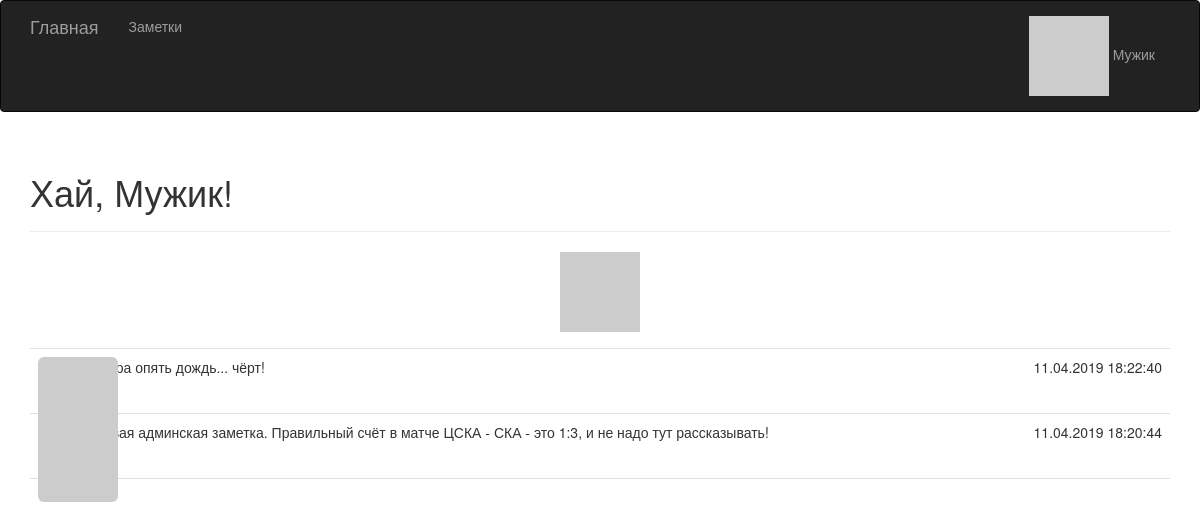
/ (signed in), run on the app's committed database.
### main.py (models this page shows, shortened)
class User(UserMixin, db.Model):
    __tablename__ = 'users'
    id = db.Column(db.Integer, primary_key=True)
    username = db.Column(db.String(64), unique=True, index=True)
    password_hash = db.Column(db.String(128))
    posts = db.relationship('Post', backref='author', lazy='dynamic')
    @property
    def password(self):
        raise AttributeError('пароль прочесть нельзя.')
    def gravatar(self, size=100):
        url = 'https://robohash.org/'
        return url + self.username + '?size={}x{}'.format(size, size)
    def robohash(self, size=200):
        url = 'https://robohash.org/'
        return url + self.username + '?size={}x{}'.format(size, size)

class Post(db.Model):
    __tablename__ = 'posts'
    id = db.Column(db.Integer, primary_key=True)
    body = db.Column(db.Text)
    timestamp = db.Column(db.DateTime, index=True, default=datetime.utcnow)
    author_id = db.Column(db.Integer, db.ForeignKey('users.id'))

### main.py (the view)
@app.route('/', methods=['GET', 'POST'])
def index():
    admin_posts = Post.query.filter_by(author_id=1).order_by(Post.timestamp.desc()).all()
    return render_template('index.html', posts=admin_posts)

### main.py (called while the page is built)
@app.context_processor
def inject_app_name():
    return dict(app_name="Заметки")

@login_manager.user_loader
def load_user(user_id):
    return User.query.get(int(user_id))

### templates/index.html (shortened to what this page needs)
{% extends "base.html" %}
{% import "bootstrap/wtf.html" as wtf %}
{% block page_content %}
<div class="page-header">
    <h1>
        Хай,
        {% if current_user.is_authenticated %}
            {{ current_user.username }}!
        {% else %}
        Герлс!
        {% endif %}
    </h1>
</div>
{% if current_user.is_authenticated %}
<div>
    <p class="text-center"><img src="{{ current_user.robohash(size=200) }}"></p>
</div>
{% endif %}
{% include "_posts.html" %}
{% endblock %}

### templates/base.html (shortened to what this page needs)
{% extends "bootstrap/base.html" %}
{% block head %}
{{ super() }}
<link rel="stylesheet" type="text/css" href="{{ url_for('static', filename='style.css') }}">
{% endblock %}
{% block navbar %}
<div class="navbar navbar-inverse" role="navigation">
   <div class="container">
      <div class="navbar-header">
         <a class="navbar-brand" href="/">Главная</a>
      </div>
      <div class="navbar-collapse collapse">
         <ul class="nav navbar-nav">
            <li><a href="{{ url_for('posts') }}">Заметки</a></li>
         </ul>
        <ul class="nav navbar-nav navbar-right">
            {% if current_user.is_authenticated %}
            <li class="dropdown">
                <a href="#" class="dropdown-toggle" data-toggle="dropdown">
                    <img src="{{ current_user.gravatar(size=18) }}" />
                    {{ current_user.username }}
                </a>
            </li>
            {% else %}
            <li><a href="{{ url_for('login') }}">Войти</a></li>
            {% endif %}
        </ul>
      </div>
   </div>
</div>
{% endblock %}
{% block content %}
<div class="container">
    {% block page_content %}{% endblock %}
</div>
{% endblock %}

### templates/_posts.html (shortened to what this page needs)
<div>
    <ul class="posts">
       {% for post in posts %}
       <li class="post">
          <div class="profile-thumbnail">
            <img class="img-rounded profile-thumbnail" src="{{ post.author.gravatar(size=40) }}">
          </div>
          <div class="post-content">
              <div class="post-date">{{ post.timestamp.strftime('%d.%m.%Y %H:%M:%S') }}</div>
              <div class="post-body">{{ post.body }}</div>
          </div>
       </li>
       {% endfor %}
    </ul>
</div>

### static/style.css (style rules this page uses)
.profile-thumbnail { position: absolute; }
ul.posts { list-style-type: none; padding: 0px; margin: 16px 0px 0px 0px; border-top: 1px solid #e0e0e0; }
ul.posts li.post { padding: 8px; border-bottom: 1px solid #e0e0e0; }
div.post-date { float: right; }
div.post-content { margin-left: 48px; min-height: 48px; }

### data on the page
User: username "Мужик"
Post: timestamp "11.04.2019 18:22:40", body "Завтра опять дождь... чёрт!"
Post: timestamp "11.04.2019 18:20:44", body "Первая админская заметка. Правильный счёт в матче ЦСКА - СКА - это 1:3, и не надо тут рассказывать!"
